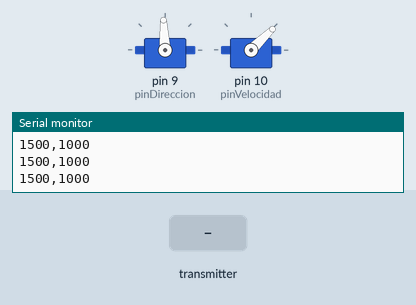
Simulated run of this sketch. Board: Arduino Uno, built with avr-gcc and run on an emulated ATmega328P. Parts: 2 × servo, the last lines printed to the serial monitor. The inputs (shaded band) are chosen by the test bench. No radio packets arrive unless stated.

Above: at 6.2 s.
6.3 s: the transmitter starts sending datos.1 = 256
At 7.4 s:
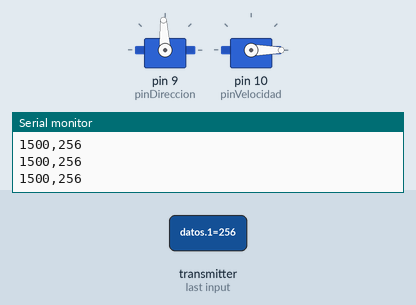
7.8 s: the transmitter starts sending datos.0 = 0
At 8.7 s:
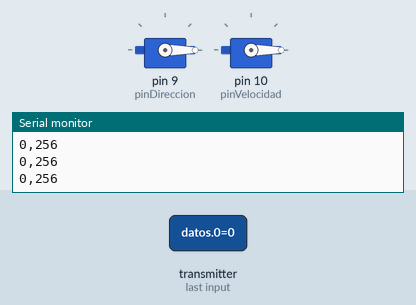
9.3 s: the transmitter starts sending datos.0 = 1023
At 9.6 s:
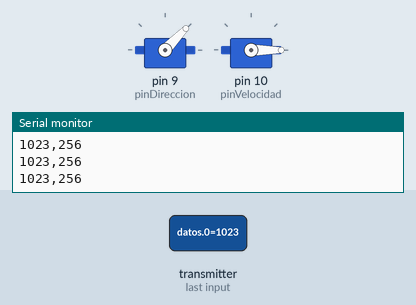
10.8 s: the transmitter starts sending datos.1 = 1023
At 11.1 s:
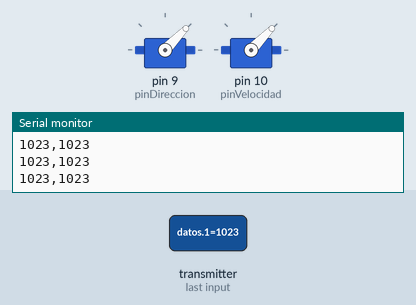
12.3 s: the transmitter starts sending datos.0 = 256
At 13.4 s:
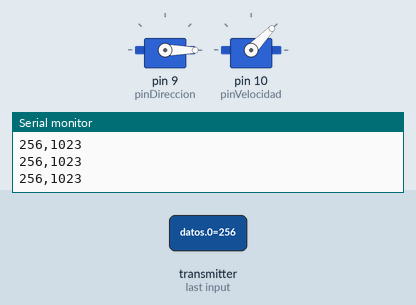
13.8 s: the transmitter starts sending datos.1 = 0
At 14.3 s:
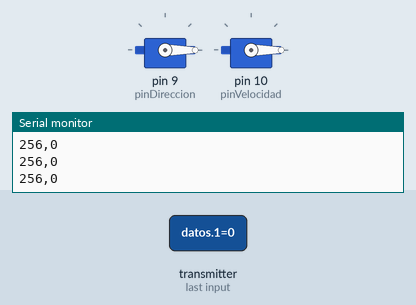
Timing chart, 0 to 16.3 s (numbered marks = the images above; inputs shaded):
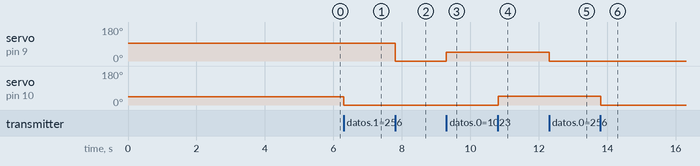

The sketch:

receptorMotordron.ino
```cpp
#include <SPI.h>
#include <nRF24L01.h>
#include <RF24.h>
#include <Servo.h>

#define pinDireccion    9
#define pinVelocidad    10

RF24 radio(7, 8);
Servo direccion, motor;

const byte address[6] = "10002";
int datos[2];

void resetDatos(){
    datos[0] = 1500;  //ésta controla la dirección
    datos[1] = 1000;     //ésta controla la velocidad
}

void calibrarSistema(){
  direccion.writeMicroseconds(1500);
  motor.writeMicroseconds(1000);
  delay(5000);
}

void setup(){
  direccion.attach(pinDireccion);
  motor.attach(pinVelocidad);
  calibrarSistema();
  Serial.begin(9600);
  resetDatos();
  radio.begin();
  radio.setAutoAck(false);
  radio.setDataRate(RF24_250KBPS);
  radio.openReadingPipe(0, address);
  radio.setPALevel(RF24_PA_MIN);
  radio.startListening();
}

void recibirDatos(){
  if(radio.available()){
    while(radio.available()){
      radio.read(&datos, sizeof(datos));
      direccion.writeMicroseconds(datos[0]);
      motor.writeMicroseconds(datos[1]);
    }
  }
}

void loop(){
    delay(5);
    recibirDatos();
    Serial.print(datos[0]);
    Serial.print(",");
    Serial.println(datos[1]);
}
```

Measured:
- after the input at 6.3 s, servo on pin 10 (pinVelocidad): 44° → 0° at once
- after the input at 7.8 s, servo on pin 9 (pinDireccion): 93° → 0° at once
- after the input at 9.3 s, servo on pin 9 (pinDireccion): 0° → 46° at once
- after the input at 10.8 s, servo on pin 10 (pinVelocidad): 0° → 46° at once
- after the input at 12.3 s, servo on pin 9 (pinDireccion): 46° → 0° at once
- after the input at 13.8 s, servo on pin 10 (pinVelocidad): 46° → 0° at once
